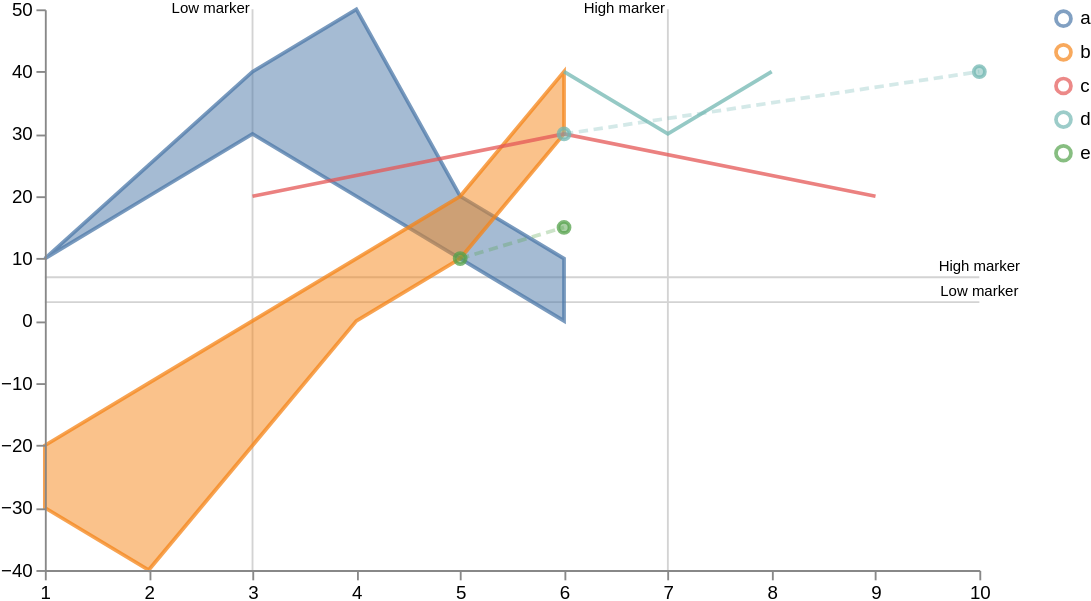

Source (Vega-Lite JSON):
### Vega specification from a JSON file in a GitHub repository (floating-point values rounded to 4 significant figures)
{"$schema": "https://vega.github.io/schema/vega/v5.json", "width": 500, "height": 300, "scales": [{"name": "xscale", "type": "linear", "range": "width", "zero": false, "domain": {"fields": [{"data": "distributions", "field": "timepoint"}, {"data": "traces", "field": "timepoint"}, {"data": "points", "field": "timepoint"}, {"data": "markers", "field": "timepoint"}]}}, {"name": "yscale", "type": "linear", "range": "height", "nice": true, "zero": true, "domain": {"fields": [{"data": "distributions", "field": "lower"}, {"data": "distributions", "field": "upper"}, {"data": "traces", "field": "value"}, {"data": "points", "field": "value"}]}}, {"name": "color", "type": "ordinal", "range": "category", "domain": {"fields": [{"data": "distributions", "field": "trajectory"}, {"data": "traces", "field": "trajectory"}, {"data": "points", "field": "trajectory"}], "sort": {"order": "ascending"}}}], "axes": [{"name": "x_axis", "orient": "bottom", "scale": "xscale", "zindex": 100}, {"name": "y_axis", "orient": "left", "scale": "yscale", "zindex": 100}], "signals": [{"name": "clear", "value": true, "on": [{"events": "mouseup[!event.item]", "update": "true", "force": true}]}, {"name": "shift", "value": false, "on": [{"events": "@legendSymbol:click, @legendLabel:click", "update": "event.shiftKey", "force": true}]}, {"name": "clicked", "value": null, "on": [{"events": "@legendSymbol:click, @legendLabel:click", "update": "{value: datum.value}", "force": true}]}, {"name": "clearData", "value": true, "on": [{"events": "mouseup[!event.item]", "update": "true", "force": true}]}, {"name": "clickedData", "value": null, "on": [{"events": "@area:click", "update": "{value: datum.trajectory}", "force": true}]}], "legends": [{"name": "color_legend", "stroke": "color", "encode": {"symbols": {"name": "legendSymbol", "interactive": true, "update": {"fill": {"value": "transparent"}, "strokeWidth": {"value": 2}, "opacity": [{"test": "!length(data('selected')) || indata('selected', 'value', datum.value) || indata('selectedData', 'value', datum.value)", "value": 0.7}, {"value": 0.15}], "size": {"value": 64}}}, "labels": {"name": "legendLabel", "interactive": true, "update": {"opacity": [{"test": "!length(data('selectedData')) || indata('selectedData', 'value', datum.value)", "value": 1}, {"value": 0.25}]}}}}], "marks": [{"type": "group", "zindex": 3, "name": "_points", "from": {"facet": {"name": "points_split", "data": "points", "groupby": "trajectory"}}, "marks": [{"type": "symbol", "name": "_points_symbol", "from": {"data": "points_split"}, "zindex": 3, "encode": {"update": {"x": {"scale": "xscale", "field": "timepoint"}, "y": {"scale": "yscale", "field": "value"}, "size": {"value": 35}, "strokeWidth": {"value": 2}, "fill": {"scale": "color", "field": "trajectory"}, "stroke": {"scale": "color", "field": "trajectory"}, "fillOpacity": [{"test": "!length(data('selected')) || indata('selected', 'value', datum.trajectory)", "value": 0.5}, {"value": 0.15}], "strokeOpacity": [{"test": "!length(data('selected')) || indata('selected', 'value', datum.trajectory)", "value": 0.75}, {"value": 0.15}], "tooltip": {"field": "value"}}, "hover": {"fillOpacity": {"value": 0.9}}}}, {"type": "line", "name": "_points_line", "from": {"data": "points_split"}, "zindex": 3, "encode": {"update": {"x": {"scale": "xscale", "field": "timepoint"}, "y": {"scale": "yscale", "field": "value"}, "strokeWidth": {"value": 2}, "stroke": {"scale": "color", "field": "trajectory"}, "interpolate": {"value": "linear"}, "strokeDash": {"value": [5, 3]}, "strokeOpacity": [{"test": "!length(data('selected')) || indata('selected', 'value', datum.trajectory)", "value": 0.3}, {"value": 0.1}]}, "hover": {"fillOpacity": {"value": 0.9}}}}]}, {"type": "group", "zindex": 2, "name": "_traces", "from": {"facet": {"name": "traces_split", "data": "traces", "groupby": "trajectory"}}, "marks": [{"type": "line", "name": "_traces_lines", "from": {"data": "traces_split"}, "encode": {"update": {"x": {"scale": "xscale", "field": "timepoint"}, "y": {"scale": "yscale", "field": "value"}, "strokeWidth": {"value": 2}, "stroke": {"scale": "color", "field": "trajectory"}, "interpolate": {"value": "linear"}, "strokeOpacity": [{"test": "!length(data('selected')) || indata('selected', 'value', datum.trajectory)", "value": 0.75}, {"value": 0.15}]}, "hover": {"fillOpacity": {"value": 0.9}}}}]}, {"type": "group", "name": "_distributions", "zindex": 1, "from": {"facet": {"name": "trajectory_split", "data": "distributions", "groupby": "trajectory"}}, "marks": [{"type": "area", "name": "area", "interactive": true, "from": {"data": "trajectory_split"}, "encode": {"update": {"x": {"scale": "xscale", "field": "timepoint"}, "y": {"scale": "yscale", "field": "upper"}, "y2": {"scale": "yscale", "field": "lower"}, "interpolate": {"value": "linear"}, "strokeWidth": {"value": 2}, "fill": {"scale": "color", "field": "trajectory"}, "stroke": {"scale": "color", "field": "trajectory"}, "fillOpacity": [{"test": "!length(data('selected')) || indata('selected', 'value', datum.trajectory)", "value": 0.5}, {"value": 0.15}], "strokeOpacity": [{"test": "!length(data('selected')) || indata('selected', 'value', datum.trajectory)", "value": 0.75}, {"value": 0.15}]}, "hover": {"fillOpacity": {"value": 0.9}}}}]}, {"type": "group", "name": "_markers", "marks": [{"type": "rule", "name": "_marker text", "from": {"data": "markers"}, "encode": {"enter": {"stroke": {"value": "lightgray"}}, "update": {"x": {"scale": "xscale", "field": "timepoint"}, "y2": {"value": 0}, "y": {"signal": "height"}, "opacity": {"value": 1}}}}, {"type": "text", "name": "_marker flags", "from": {"data": "_marker text"}, "encode": {"enter": {"text": {"field": "datum.label"}, "y": {"value": 0}, "fontSize": {"value": 8}}}, "transform": [{"type": "label", "lineAnchor": "start", "as": ["x", "_y", "opacity", "align", "baseline"], "offset": [1], "size": {"signal": "[width, height]"}}]}]}, {"type": "group", "name": "_hmarkers", "marks": [{"type": "rule", "name": "_h_marker text", "from": {"data": "h_markers"}, "encode": {"enter": {"stroke": {"value": "lightgray"}}, "update": {"y": {"scale": "yscale", "field": "timepoint"}, "x2": {"value": 0}, "x": {"signal": "width"}, "opacity": {"value": 1}}}}, {"type": "text", "name": "_h_marker flags", "from": {"data": "_h_marker text"}, "encode": {"enter": {"text": {"field": "datum.label"}, "x": {"signal": "width"}, "fontSize": {"value": 8}}}, "transform": [{"type": "label", "lineAnchor": "start", "as": ["_x", "y", "opacity", "align", "baseline"], "offset": [1], "size": {"signal": "[height, width]"}}]}]}], "data": [{"name": "distributions", "values": [{"timepoint": 1, "upper": 10, "lower": 10, "trajectory": "a"}, {"timepoint": 2, "upper": 20, "lower": 25, "trajectory": "a"}, {"timepoint": 4, "upper": 20, "lower": 50, "trajectory": "a"}, {"timepoint": 6, "upper": 0, "lower": 10, "trajectory": "a"}, {"timepoint": 1, "upper": -30, "lower": -20, "trajectory": "b"}, {"timepoint": 5, "upper": 10, "lower": 20, "trajectory": "a"}, {"timepoint": 2, "upper": -40, "lower": -10, "trajectory": "b"}, {"timepoint": 3, "upper": -20, "lower": 0, "trajectory": "b"}, {"timepoint": 3, "upper": 30, "lower": 40, "trajectory": "a"}, {"timepoint": 5, "upper": 10, "lower": 20, "trajectory": "b"}, {"timepoint": 4, "upper": 0, "lower": 10, "trajectory": "b"}, {"timepoint": 6, "upper": 30, "lower": 40, "trajectory": "b"}], "transform": [{"type": "collect", "sort": {"field": ["trajectory", "timepoint"]}}]}, {"name": "traces", "values": [{"timepoint": 6, "value": 30, "trajectory": "c"}, {"timepoint": 9, "value": 20, "trajectory": "c"}, {"timepoint": 3, "value": 20, "trajectory": "c"}, {"timepoint": 7, "value": 30, "trajectory": "d"}, {"timepoint": 6, "value": 40, "trajectory": "d"}, {"timepoint": 8, "value": 40, "trajectory": "d"}], "transform": [{"type": "filter", "expr": "isValid(datum.value)"}, {"type": "collect", "sort": {"field": ["trajectory", "timepoint"]}}]}, {"name": "points", "values": [{"timepoint": 6, "value": 30, "trajectory": "d"}, {"timepoint": 10, "value": 40, "trajectory": "d"}, {"timepoint": 5, "value": 10, "trajectory": "e"}, {"timepoint": 6, "value": 15, "trajectory": "e"}]}, {"name": "markers", "values": [{"timepoint": 3, "label": "Low marker"}, {"timepoint": 7, "label": "High marker"}]}, {"name": "h_markers", "values": [{"timepoint": 3, "label": "Low marker"}, {"timepoint": 7, "label": "High marker"}]}, {"name": "selected", "on": [{"trigger": "clear", "remove": true}, {"trigger": "!shift", "remove": true}, {"trigger": "!shift && clicked", "insert": "clicked"}, {"trigger": "shift && clicked", "toggle": "clicked"}]}, {"name": "selectedData", "on": [{"trigger": "clearData", "remove": true}, {"trigger": "clickedData", "toggle": "clickedData"}]}]}
